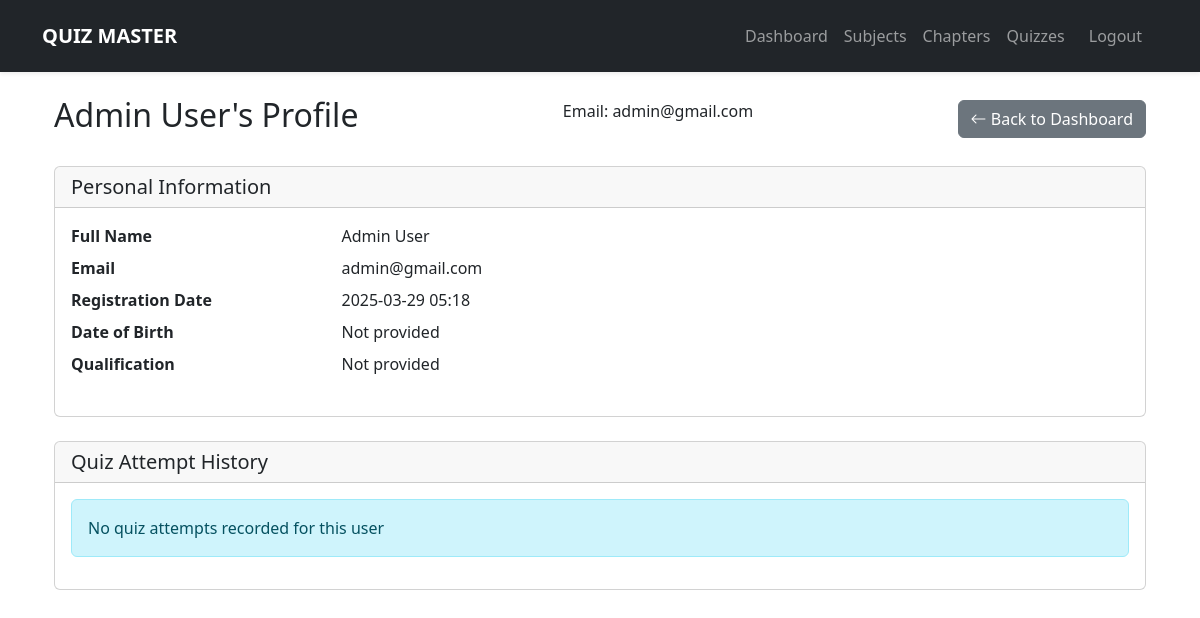
Screenshot of /admin/users/1 (signed in) with the database file from the repository.
### models.py (models this page shows, shortened)
class User(UserMixin, db.Model):
    id = db.Column(db.Integer, primary_key=True)
    username = db.Column(db.String(80), unique=True, nullable=False)
    password_hash = db.Column(db.String(128))
    full_name = db.Column(db.String(120))
    qualification = db.Column(db.String(120))
    dob = db.Column(db.Date)
    is_admin = db.Column(db.Boolean, default=False)
    created_at = db.Column(db.DateTime, default=datetime.utcnow)
    scores = db.relationship('Score', backref='user', lazy=True)

### app.py (the view)
@app.route('/admin/users/<int:user_id>')
@login_required
def view_user(user_id):
    if not current_user.is_admin:
        abort(403)
    user = User.query.get_or_404(user_id)  # Get user from database
    return render_template('admin/user_detail.html', user=user)  # Pass to template

### app.py (called while the page is built)
@app.template_filter('datetimeformat')
def datetimeformat(value, fmt='%Y-%m-%d %H:%M'):
    if not value:
        return ""
    try:
        return value.strftime(fmt)
    except AttributeError:
        return ""

@login_manager.user_loader
def load_user(user_id):
    return User.query.get(int(user_id))

### templates/admin/user_detail.html (shortened to what this page needs)
{% extends "base.html" %}
{% block content %}
<div class="container-fluid">
    <div class="d-flex justify-content-between align-items-center mb-4">
        <h2>{{ user.full_name }}'s Profile</h2>
        <p>Email: {{ user.username }}</p>
        <a href="{{ url_for('admin_dashboard') }}" class="btn btn-secondary">
            <i class="bi bi-arrow-left"></i> Back to Dashboard
        </a>
    </div>
    <div class="card mb-4">
        <div class="card-header">
            <h5 class="card-title mb-0">Personal Information</h5>
        </div>
        <div class="card-body">
            <dl class="row">
                <dt class="col-sm-3">Full Name</dt>
                <dd class="col-sm-9">{{ user.full_name }}</dd>
                <dt class="col-sm-3">Email</dt>
                <dd class="col-sm-9">{{ user.username }}</dd>
                <dt class="col-sm-3">Registration Date</dt>
                <dd class="col-sm-9">{{ user.created_at|datetimeformat }}</dd>
                <dt class="col-sm-3">Date of Birth</dt>
                <dd class="col-sm-9">
                    {% if user.dob %}
                        {{ user.dob.strftime('%Y-%m-%d') }}
                    {% else %}
                        Not provided
                    {% endif %}
                </dd>
                <dt class="col-sm-3">Qualification</dt>
                <dd class="col-sm-9">
                    {{ user.qualification or 'Not provided' }}
                </dd>
            </dl>
        </div>
    </div>
    <div class="card">
        <div class="card-header">
            <h5 class="card-title mb-0">Quiz Attempt History</h5>
        </div>
        <div class="card-body">
            {% if scores %}
            <div class="table-responsive">
                <table class="table table-hover">
                    <thead>
                        <tr>
                            <th>Quiz</th>
                            <th>Score</th>
                            <th>Date Attempted</th>
                            <th>Percentage</th>
                            <th>Actions</th>
                        </tr>
                    </thead>
                    <tbody>
                        {% for score in scores %}
                        <tr>
                            <td>{{ score.quiz.title if score.quiz else 'Deleted Quiz' }}</td>
                            <td>{{ score.score }}/{{ score.total_questions }}</td>
                            <td>{{ score.timestamp|datetimeformat }}</td>
                            <td>{{ (score.score / score.total_questions * 100)|round(1) }}%</td>
                            <td>
                                <form method="POST" action="{{ url_for('admin_delete_score', score_id=score.id) }}">
                                    <input type="hidden" name="csrf_token" value="{{ csrf_token() }}">
                                    <button type="submit" class="btn btn-danger btn-sm"
                                            onclick="return confirm('Delete this attempt?')"
                                            title="Delete this quiz attempt">
                                        <i class="bi bi-trash"></i>
                                    </button>
                                </form>
                            </td>
                        </tr>
                        {% endfor %}
                    </tbody>
                </table>
            </div>
            {% else %}
            <div class="alert alert-info">
                No quiz attempts recorded for this user
            </div>
            {% endif %}
        </div>
    </div>
</div>
{% endblock %}

### rows the page displays
User: full_name "Admin User", username "admin@gmail.com", created_at "2025-03-29 05:18", qualification "Not provided"
